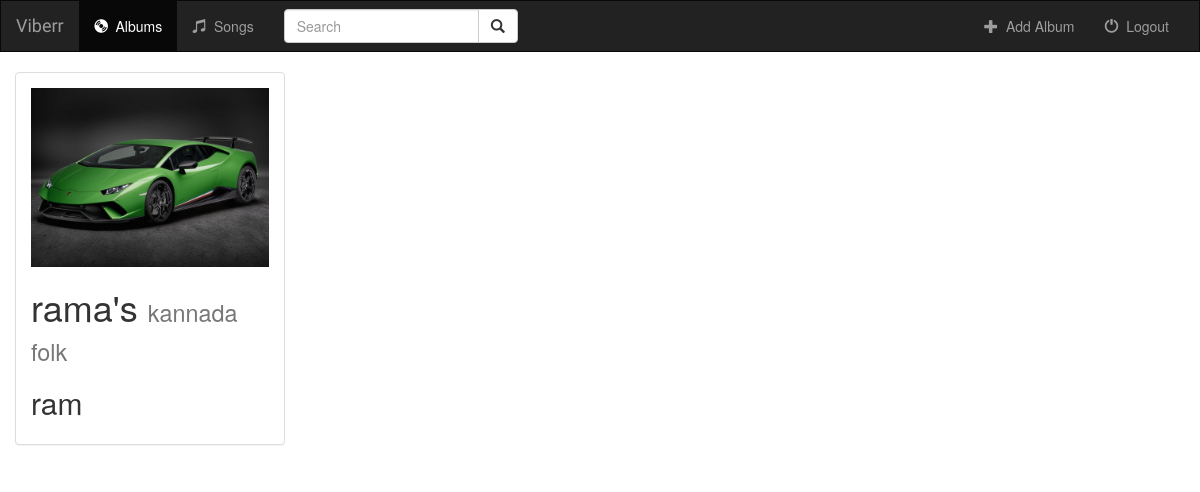
The app's page /music/1/ with its own data.
### music/models.py (models this page shows, shortened)
class Album(models.Model):
	artist = models.CharField(max_length=200)
	album_title = models.CharField(max_length=500)
	genre = models.CharField(max_length=100)
	album_logo = models.FileField()

### music/views.py (the view)
# urls.py: url(r'^(?P<pk>[0-9]+)/$', views.DetailView.as_view(), name='detail'),
class DetailView(generic.DetailView):
	model = Album
	template_name = 'music/details.html'

### music/templates/music/details.html (shortened to what this page needs)
{% extends 'music/base.html' %}
{% block body %}
<div class="container-fluid songs-container">
    <div class="row">
        <div class="col-sm-4 col-md-3">
            <div class="panel panel-default">
                <div class="panel-body">
                    <a href="{% url 'music:detail' album.id %}">
                        <img src="{{ album.album_logo.url }}" class="img-responsive">
                    </a>
                    <h1>{{ album.album_title }} <small>{{ album.genre }}</small></h1>
                    <h2>{{ album.artist }}</h2>
                </div>
            </div>
        </div>
{% endblock %}

### music/static/music/style.css (style rules this page uses)
body { background-color: #ffffff; }

### records on screen
Album: album_logo (picture), album_title "rama's", genre "kannada folk", artist "ram"
